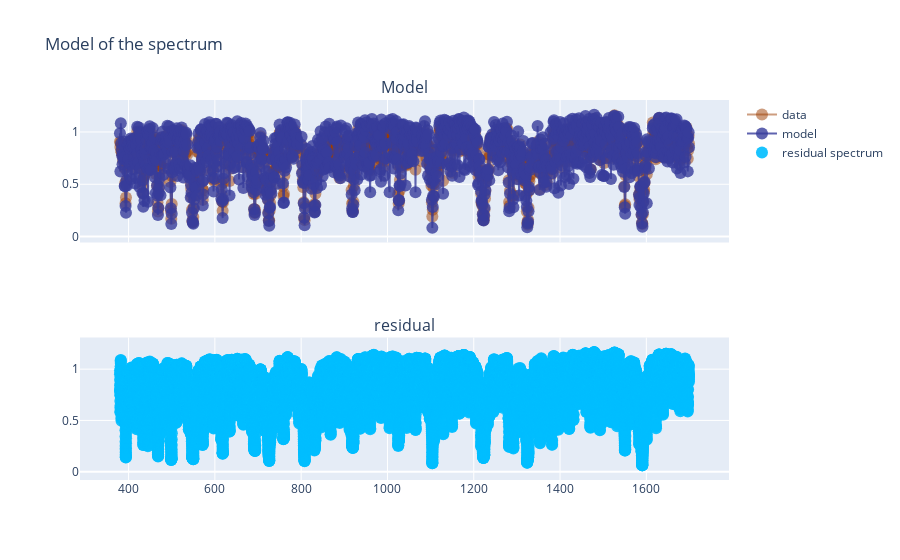

The notebook cell saved with this chart:
### Code cell
S_mod.show([v,a,b,s], i[i_ok], f[i_ok], res=True, dx=0.1)

### Figure 1 — Plotly figure (JSON) as saved in the notebook; plotly's stock layout.template omitted (floating-point values rounded to 4 significant figures; data arrays with more than 128 entries replaced by an {"elided": "..."} marker saying what was removed)
{"data": [{"marker": {"color": "rgba(155,60,0,0.5)", "size": 12}, "mode": "markers+lines", "name": "data", "type": "scatter", "x": {"elided": "1261 int values"}, "xaxis": "x", "y": {"elided": "1261 float values"}, "yaxis": "y"}, {"marker": {"color": "rgba(55,60,155,0.8)", "size": 12}, "mode": "markers+lines", "name": "model", "type": "scatter", "x": {"elided": "1261 int values"}, "xaxis": "x", "y": {"elided": "1261 float values"}, "yaxis": "y"}, {"marker": {"color": "rgba(0,190,255,0.9)", "size": 12}, "mode": "markers", "name": "residual spectrum", "type": "scatter", "x": {"elided": "13190 float values"}, "xaxis": "x2", "y": {"elided": "13190 float values"}, "yaxis": "y2"}], "layout": {"annotations": [{"font": {"size": 16}, "showarrow": false, "text": "Model", "x": 0.5, "xanchor": "center", "xref": "paper", "y": 1, "yanchor": "bottom", "yref": "paper"}, {"font": {"size": 16}, "showarrow": false, "text": "residual", "x": 0.5, "xanchor": "center", "xref": "paper", "y": 0.375, "yanchor": "bottom", "yref": "paper"}], "title": {"text": "Model of the spectrum"}, "xaxis": {"anchor": "y", "domain": [0, 1], "matches": "x2", "showticklabels": false}, "xaxis2": {"anchor": "y2", "domain": [0, 1]}, "yaxis": {"anchor": "x", "domain": [0.625, 1]}, "yaxis2": {"anchor": "x2", "domain": [0, 0.375]}}}
